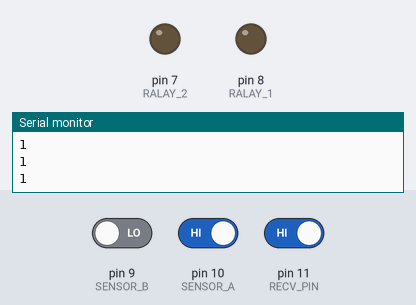
Bench run of a sketch on a simulated Arduino Uno, built with avr-gcc and run on an emulated ATmega328P. On the bench: output pins drawn as LEDs (lit = HIGH), the last lines printed to the serial monitor. The inputs (shaded band) are chosen by the test bench; at power-on: pin 11 (RECV_PIN) HIGH, pin 9 (SENSOR_B) LOW, pin 10 (SENSOR_A) HIGH.

Above: at 1.2 s.
1.3 s: pin 11 (RECV_PIN) driven LOW
At 2.7 s:
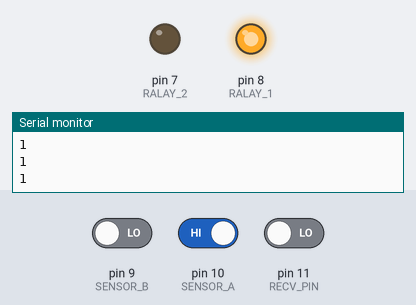
Timing chart, 0 to 4.3 s (numbered marks = the images above; inputs shaded):
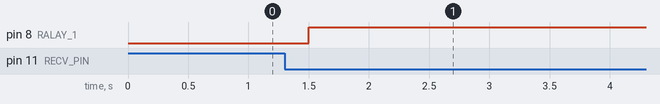

The sketch:

irf_hsiang_02.ino
```cpp
int RECV_PIN = 11;
int SENSOR_A = 10;
int SENSOR_B = 9;
int RALAY_1 = 8;
int RALAY_2 = 7;
float armazenavalor;
bool A;
bool B;
bool C = false;
bool changeA, changeB;
bool pass;
bool direcao = 0;  // 0 = abre 1 = fecha
bool ligado = false;  //  FALSE = desligado TRUE = ligado

void setup() {
  Serial.begin(9600);
  pinMode(RECV_PIN, INPUT);
  pinMode(SENSOR_A, INPUT);
  pinMode(SENSOR_B, INPUT);
  pinMode(RALAY_1, OUTPUT);
  pinMode(RALAY_2, OUTPUT);
  changeB = digitalRead(RECV_PIN);
}

void loop() {

  A = digitalRead(SENSOR_A);    // aberto
  B = digitalRead(SENSOR_B);    // fechado
  changeA = digitalRead(RECV_PIN);

  if(changeA != changeB){
    C = true;
    Serial.println("Valor de C = " + C);
  }
  if(!A && !B){
    pass = false;
    if(C && ligado)
      set_dir("PARAR");
    else if(C && !ligado)
      set_dir("SEGUIR");

  } else {
    if(!pass) set_dir("PARAR");
    else if((A || B) && C) set_dir("SEGUIR");
    pass = true;
    Serial.println(pass);
  }
  C = false;
  changeB = changeA;
  delay(300);
}

void set_dir(String dir){
  if(dir == "PARAR"){
    digitalWrite(RALAY_1, LOW);
    digitalWrite(RALAY_2, LOW);
    ligado = false;
    direcao = !direcao;
  } else if(dir == "SEGUIR"){
    if(direcao){
      digitalWrite(RALAY_1, HIGH);
      digitalWrite(RALAY_2, LOW);
      ligado = true;
      direcao = 1;
    } else {
      digitalWrite(RALAY_1, LOW);
      digitalWrite(RALAY_2, HIGH);
      ligado = true;
      direcao = false;
    }
   }
}
```

Measured:
- after the input at 1.3 s, pin 8 (RALAY_1): LOW → HIGH after 0.20 s
